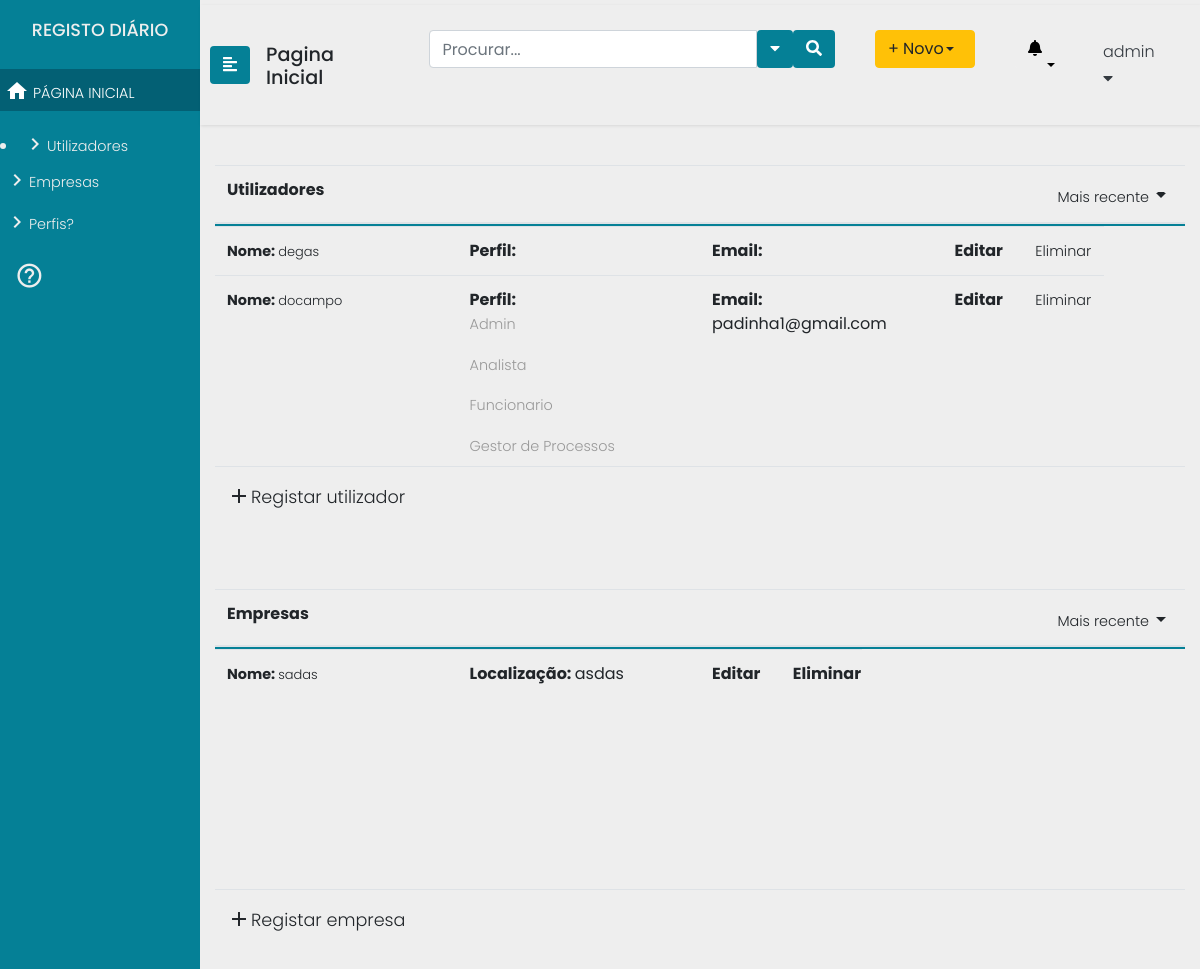
The app's page / (signed in), older data.
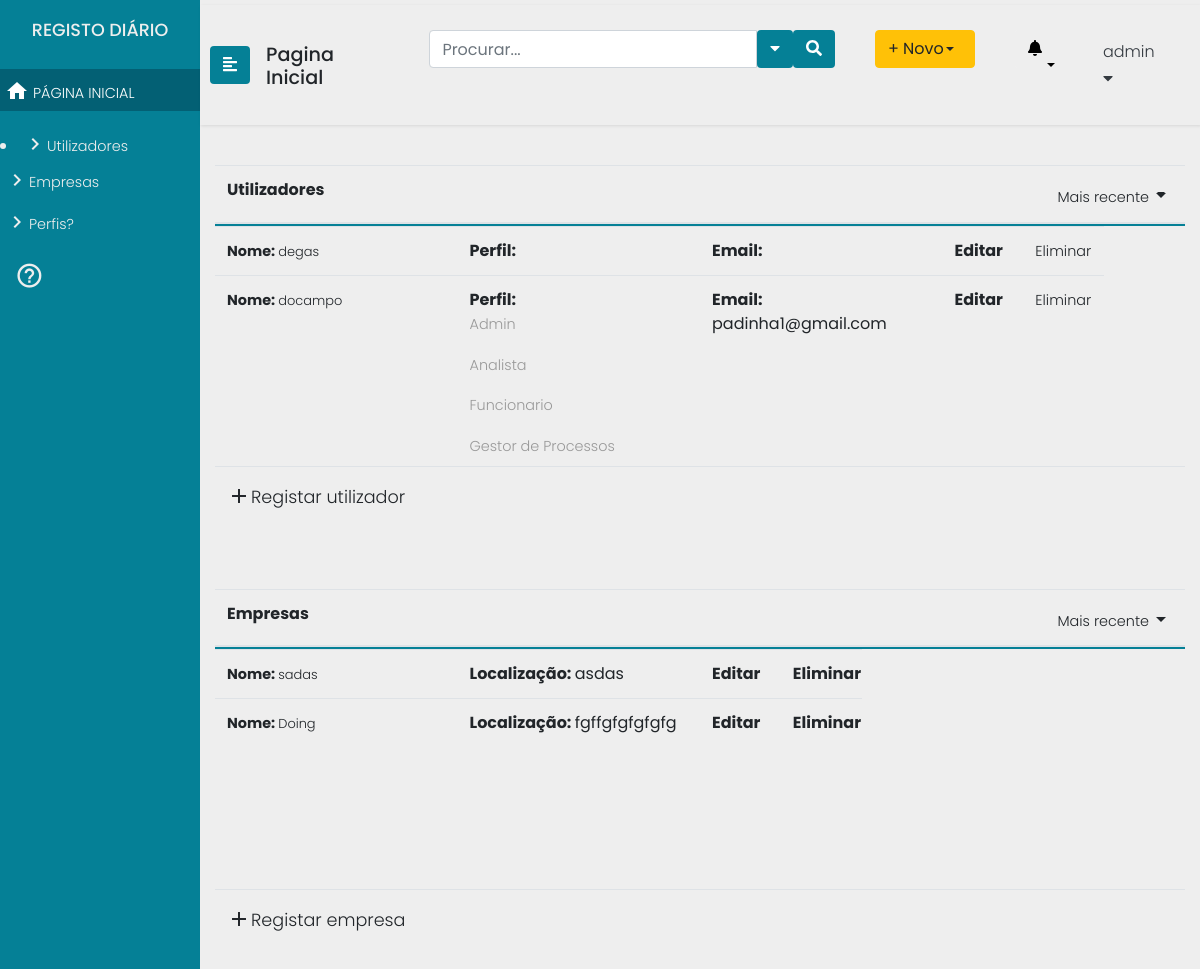
The same page, newer data.
### Users/models.py (models this page shows, shortened)
class User(AbstractUser):
    id = models.AutoField(db_column='ID',primary_key=True)
    username = models.CharField(db_column='UserName',
                                max_length=255,
                                unique=True,
                                blank=True,
                                null=True)
    useremail = models.CharField(db_column='UserEmail',
                                 max_length=255,
                                 blank=True,
                                 null=True)
    password = models.CharField(db_column='Password',
                                max_length=255,
                                blank=True, null=True)
    organization = models.ForeignKey(Organization, null=True,blank=True, on_delete=models.SET_NULL)
    class Meta:
        managed = True
        db_table = 'User'
        permissions = (
            ("test_GProc", "Teste de permissao geral Gestor de Processos"),
            ("test_Analist", "Teste de permissao geral Analista"),
            ("test_Func", "Teste de permissao geral Funcionário"),
            ("test_Admin", "Teste de permissao geral Administrador"),)

class Organization(models.Model):
    name = models.CharField(max_length=200)
    location = models.CharField(max_length=200)
    class Meta:
        permissions = (("can_do", "Permission to do stuff"),)

### processes/views.py (the view)
# urls.py: 2. Add a URL to urlpatterns:  path('', views.home, name='home')
@login_required(login_url='/login2')
def home(request):
	return render(request=request,
				  template_name="processes/homepage.html",
				   context={"procs": Process.objects.all(), "acts": Activity.objects.all(),
				   			"roles": Role.objects.all()	, "users" : User.objects.all(),
							 "orgs" : Organization.objects.all(), "prods" : Product.objects.all(),
				   }
				   )

### templates/processes/homepage.html
{% extends "processes/header2.html" %}
{% block content %}
				{% if perms.Users.test_GProc or  perms.Users.test_Analist %}
				{% include "processes/includes/sidenav_gpanalist.html" %}
				{% elif perms.Users.test_Admin %}
				{% include "processes/includes/sidenav_admin.html" %}
				{% endif %}
				{% if perms.Users.test_GProc or  perms.Users.test_Analist %}
				{% include "processes/includes/gp_main_area.html" %}
				{% elif perms.Users.test_Admin %}
				{% include "processes/includes/admin_main_area.html" %}
				{% endif %}
{% endblock %}

### templates/processes/includes/admin_main_area.html (shortened to what this page needs)
				<div class="container">
					<table class="table table-hover header-fixed">
						<thead>
							<tr class="d-flex">
								<th class="col-9">Utilizadores</th>
								<th class="col-3 text-right">
									<a class="dropdown-toggle" id="sidebarCollapse" data-toggle="dropdown" href="#" role="button" aria-haspopup="true" aria-expanded="false"><span>Mais recente</span><i class="material-icons">arrow_drop_down</i></a>
								</th>
							</tr>
						</thead>
						<tbody>
								{% for utilizador in users %}
								<tr class="d-flex">
										<td class="col-3"><span><b>Nome: </b><a href="#">{{utilizador.username}} </a></span></td>
										<td class="col-3"><b>Perfil: </b>{% for group in utilizador.groups.all %}
										<p>{{group.name}}</p>
										{% endfor %} </td>
										<td class="col-3"><b>Email: </b>{{utilizador.email}}</span></td>
										<td class="col-1"><b>Editar</span></td>
										<td class="col-1"><b><a href="/UserDelete/{{utilizador.id}}">Eliminar</a></span></td>
									</tr>
									{% endfor %}
						</tbody>
						<tfoot>		<tr class="d-flex">
							<td class="col-9"><b><a href="/utilizadores/UserCreate" class="novo"><i class="material-icons">add</i>Registar utilizador</a></b></td>
							<td class="col-3 text-right"></td>
						</tr></tfoot>
					</table>
					<div class="brk">
					</div>
					<table class="table table-hover header-fixed">
						<thead>
							<tr class="d-flex">
								<th class="col-9">Empresas</th>
								<th class="col-3 text-right">
									<a class="ropdown-toggle" id="sidebarCollapse" data-toggle="dropdown" href="#" role="button" aria-haspopup="true" aria-expanded="false"><span>Mais recente</span><i class="material-icons">arrow_drop_down</i></a>
								</th>
							</tr>
						</thead>
						<tbody>
								{% for org in orgs %}
								<tr class="d-flex">
										<td class="col-3"><span><b>Nome: </b><a href="#">{{org.name}} </a></span></td>
										<td class="col-3"><b>Localização: </b> {{org.location}} </td>
										<td class="col-1"><b>Editar</span></td>
											<td class="col-1"><b>Eliminar</span></td>
									</tr>
									{% endfor %}
						</tbody>
						<tfoot>	<tr class="d-flex">
							<td class="col-9"><b><a href="/empresas/OrganizationCreate" class="novo"><i class="material-icons">add</i>Registar empresa</a></b></td>
							<td class="col-3 text-right"></td>
						</tr></tfoot>
					</table>
				</div>
            </div>
		</div>

Row changes from the older to the newer data that the page shows:
added Organization: name "Doing", location "fgffgfgfgfgfg"
